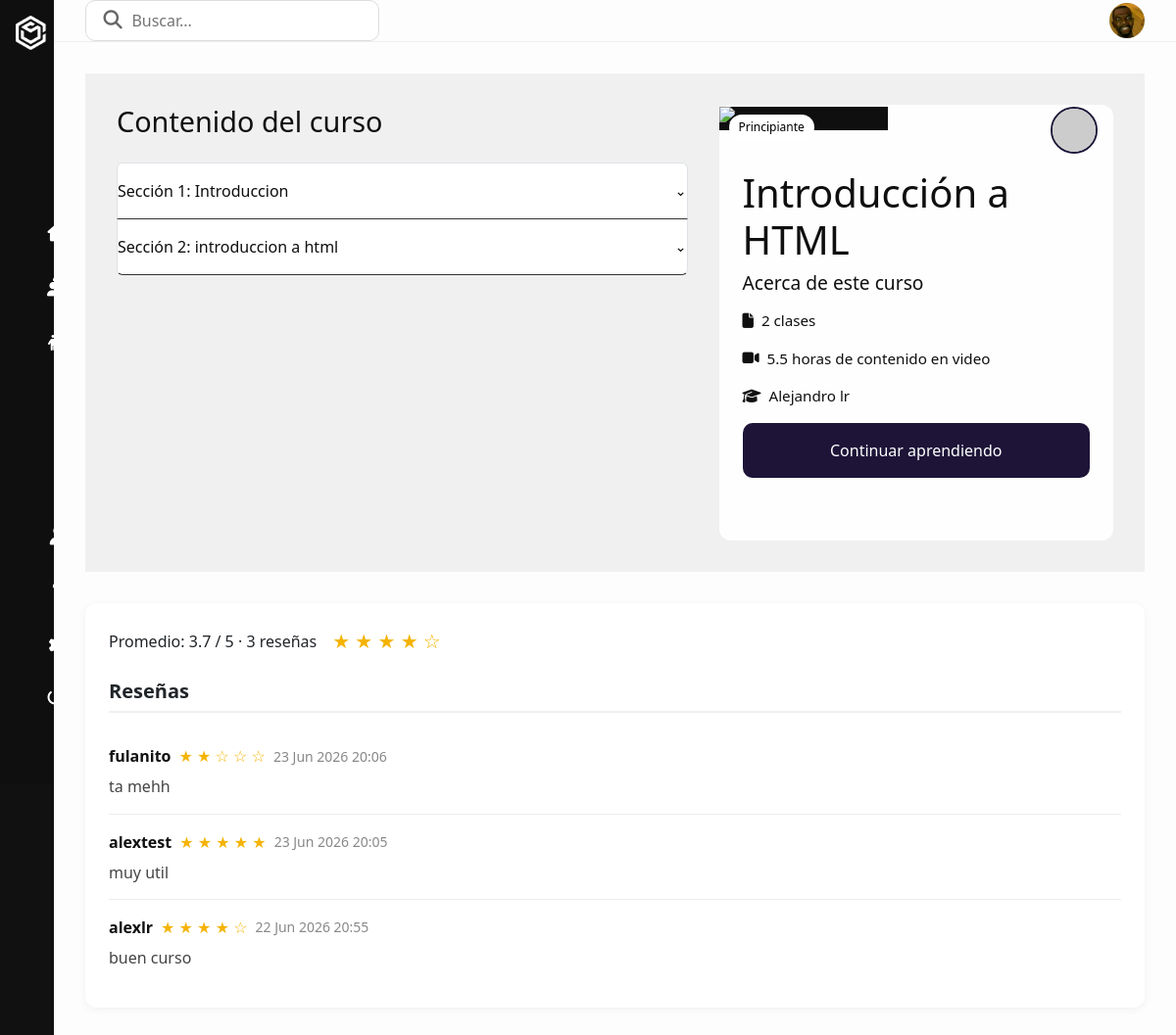
Page /student/detail/introducción-a-html (signed in) on the committed database.
### apps/courses/models/module.py (models this page shows, shortened)
class Module(models.Model):
    course = models.ForeignKey(
        Course, on_delete=models.CASCADE, related_name='modules')
    title = models.CharField(max_length=200)        # Título del módulo 📛
    description = models.TextField(blank=True)      # Descripción (opcional) 📝
    order = OrderField(blank=True, for_fields=['course'])

### apps/courses/models/course.py (models this page shows, shortened)
class Course(models.Model):
    owner = models.ForeignKey(
        settings.AUTH_USER_MODEL, on_delete=models.CASCADE, related_name='owned_courses')
    title = models.CharField(max_length=200)        # Título del curso 📛
    slug = models.SlugField(unique=True)            # Slug único para URLs amigables 🔗
    overview = models.TextField()                   # Descripción general del curso 📝
    created_at = models.DateField(auto_now_add=True) # Fecha de creación (automática) 📅
    categories = models.ManyToManyField(
        Category, through='CourseCategory', related_name='courses')
    image = models.URLField()                       # URL de la imagen de portada 🖼️
    level = models.CharField(max_length=50)         # Nivel: Principiante, Intermedio, Avanzado 📊
    rating = models.FloatField(default=0.0)         # Calificación promedio (se calcula de las reviews) ⭐
    duration = models.FloatField(default=0.0)       # Duración estimada en horas ⏱️
    class Meta:
        ordering = ['-created_at']  # Los más nuevos primero ⬇️

### apps/profiles/models/user.py (models this page shows, shortened)
class User(AbstractUser):
    is_instructor = models.BooleanField(default=False)

### apps/courses/models/review.py (models this page shows, shortened)
class Review(models.Model):
    user = models.ForeignKey(settings.AUTH_USER_MODEL, on_delete=models.CASCADE)  # Alumno 👤
    course = models.ForeignKey(Course, on_delete=models.CASCADE)                  # Curso 📚
    rating = models.PositiveSmallIntegerField()         # Calificación (1 a 5 estrellas) ⭐
    comment = models.TextField(blank=True)              # Comentario opcional 💬
    created_at = models.DateTimeField(auto_now_add=True) # Fecha de la reseña 📅
    class Meta:
        unique_together = ('user', 'course')  # Un usuario solo deja UNA reseña por curso 🎯

### apps/courses/views/student.py (the view)
@login_required
def course_detail(request, slug):
    course = get_object_or_404(Course, slug=slug)
    modules = course.modules.prefetch_related('contents').order_by('order')
    is_enrolled = Enrollment.objects.filter(user=request.user, course=course).exists()
    reviews = Review.objects.filter(course=course).select_related('user').order_by('-created_at')
    stats = reviews.aggregate(
        avg=Avg('rating'),   # ⭐ Promedio de estrellas
        total=Count('id')    # 🔢 Cantidad de reseñas
    )
    total_contents = sum(module.contents.count() for module in modules)
    return render(request, 'courses/course_detail.html', {
        'course': course,              # 📚 El curso
        'modules': modules,            # 🧩 Módulos con sus contenidos
        'total_contents': total_contents,  # 🔢 Total de lecciones
        'is_enrolled': is_enrolled,    # ✅ ¿Ya está inscrito?
        'reviews': reviews,            # ⭐ Lista de reseñas
        'stats': stats                 # 📊 {avg, total} de reseñas
    })

### apps/profiles/context_processors.py (called while the page is built)
def profile_picture(request):
    if request.user.is_authenticated and hasattr(request.user, 'profile'):
        photo = request.user.profile.photo
    else:
        photo = None
    return {
        'profile_picture': photo.url if photo else "https://static.vecteezy.com/system/resources/previews/009/292/244/non_2x/default-avatar-icon-of-social-media-user-vector.jpg"
    }

### templates/courses/course_detail.html (shortened to what this page needs)
{% extends "includes/base.html" %}
{% load static %}
{% block custom_styles %}
    <link rel="stylesheet" href="{% static 'css/styles.css'%}" />
{% endblock custom_styles %}
{% block content %}
<div class="layout">
        {% include 'includes/sidebar.html' %}
        <div class="main-content">
            {% include 'includes/header.html' %}
            <main>
                <div class="course-layout">
                    <div class="course-sections">
                        <h2>Contenido del curso</h2>
                        <div class="accordion">
                            {% for module in modules %}
                                <div class="accordion-item">
                                <button class="accordion-header">Sección {{forloop.counter}}: {{module.title}}</button>
                                </div>
                            {% empty %}
                                <div>
                                    <p>Sin contenido aún</p>
                                </div>
                            {% endfor %}
                        </div>
                    </div>
                    <div class="course-info-card">
                        <div class="card-banner">
                            <div class="tag">{{course.level}}</div>
                            <img class="author-avatar" src="{{course.owner.instructor_profile.photo}}" alt="Autor">
                        </div>
                        <div class="card-body">
                            <h1>{{course.title}}</h1>
                            <h3>Acerca de este curso</h3>
                            <ul class="course-details">
                                <li><i class="fa-solid fa-file"></i> {{ total_contents }} clases</li>
                                <li><i class="fa-solid fa-video"></i> {{ course.duration }} horas de contenido en video</li>
                                <li><i class="fa-solid fa-graduation-cap"></i> {{ course.owner.get_full_name }}</li>
                            </ul>
                            <a class="btn bnt-primary btn-course"
                            {% if is_enrolled %}
                                href="{% url 'student:course_lessons' slug=course.slug%}"
                            {% else %}
                                href="javascript:void(0)"
                                onclick="confirmEnrollment('{% url 'student:course_lessons' slug=course.slug %}')"
                            {% endif %}
                            >
                                {% if is_enrolled %}
                                    Continuar aprendiendo
                                {% else %}
                                    Inscribirse
                                {% endif %}
                            </a>
                        </div>
                    </div>
                </div>
                <div class="course-reviews">
                    <div class="rating-stats">
                        {% if stats.total %}
                            <p>
                                Promedio: {{ stats.avg|floatformat:1 }} / 5
                                &middot; {{ stats.total }} {{ stats.total|pluralize:"reseña,reseñas" }}
                            </p>
                            <div class="stars">
                                {% with rounded=stats.avg|floatformat:0 %}
                                    {% for i in "12345"  %}
                                        {% if i <= rounded %}
                                            ★
                                        {% else %}
                                            ☆
                                        {% endif %}
                                    {% endfor %}
                                {% endwith %}
                            </div>
                        {% else %}
                            <p>Este curso aún no tiene reseñas.</p>
                        {% endif %}
                    </div>
                    <h3>Reseñas</h3>
                    <ul class="reviews">
                        {% for review in reviews  %}
                            <li class="review">
                                <div class="review-head">
                                    <strong>{{ review.get_full_name|default:review.user.username }}</strong>
                                    <span class="review-stars">
                                        {% for i in "12345"  %}
                                           {% if forloop.counter <= review.rating %}
                                                ★
                                            {% else %}
                                                ☆
                                           {% endif %}
                                        {% endfor %}
                                    </span>
                                    <small>{{ review.created_at|date:"d M Y H:i" }}</small>
                                </div>
                                {% if review.comment %}
                                    <p>{{ review.comment|linebreaksbr }}</p>
                                {% endif %}
                            </li>
                        {% empty %}
                            <li>No hay reseñas todavía.</li>
                        {% endfor %}
                    </ul>
                </div>
            </main>
        </div>
    </div>
{% endblock content %}

### static/css/styles.css (style rules this page uses)
* { margin: 0; padding: 0; box-sizing: border-box; }
body { background: #111; font-family: 'Segoe UI', sans-serif; }
.layout { display: flex; height: 100vh; }
.main-content { flex-grow: 1; display: flex; flex-direction: column; background-color: #f0f0f0; transition: margin-left 0.3s ease; }
main { flex-grow: 1; padding: 2rem; background-color: #fdfdfd; }
.course-layout { display: flex; gap: 2rem; padding: 2rem; flex-wrap: wrap; background: #f0f0f0; color: #0f0f0f; }
.course-sections { flex: 1 1 500px; }
.course-sections h2 { font-size: 1.8rem; margin-bottom: 1.5rem; }
.accordion-item { border-bottom: 1px solid #333; }
.accordion-header { background: none; border: none; color: #0f0f0f; font-size: 1rem; padding: 1rem 0; width: 100%; text-align: left; cursor: pointer; font-weight: 500; display: flex; justify-content: space-between; align-items: center; }
.accordion-header::after { content: "⌄"; font-size: 0.9rem; transform: rotate(0deg); transition: transform 0.3s; }
.course-info-card { flex: 1 1 320px; background: #fefefe; border-radius: 12px; }
.card-banner { position: relative; }
.card-banner .tag { position: absolute; top: 10px; left: 10px; background: #ffffff; color: #000; font-size: 0.75rem; padding: 4px 10px; border-radius: 20px; }
.author-avatar { width: 48px; height: 48px; border-radius: 50%; position: absolute; bottom: -24px; right: 16px; border: 2px solid #1d1438; background: white; }
.card-body { padding: 2.5rem 1.5rem 1.5rem; margin-bottom: 40px; }
.card-body h3 { margin-bottom: 1rem; font-size: 1.2rem; }
.course-details { list-style: none; padding: 0; }
.course-details li { margin-bottom: 1rem; display: flex; align-items: center; gap: 0.5rem; font-size: 0.95rem; }
a.btn { text-decoration: none; color: #ffffff; background-color: #1d1438; padding: 15px 20px; display: block; height: auto; width: 100%; border-radius: 10px; text-align: center; font-size: 16px; }
.course-reviews { margin-top: 2rem; padding: 1.5rem; background: #fff; border-radius: .75rem; box-shadow: 0 2px 8px rgba(0, 0, 0, 0.05); font-family: system-ui, sans-serif; }
.course-reviews h3 { margin-top: 1.5rem; font-size: 1.25rem; font-weight: 600; border-bottom: 2px solid #f0f0f0; padding-bottom: .5rem; }
.rating-stats { display: flex; align-items: center; gap: 1rem; flex-wrap: wrap; }
.rating-stats p { margin: 0; font-size: 1rem; font-weight: 500; }
.rating-stats .stars { font-size: 1.25rem; color: #f5b301; }
.reviews { list-style: none; padding: 0; margin: 1rem 0 0; }
.review { padding: 1rem 0; border-bottom: 1px solid #eee; }
.review:last-child { border-bottom: none; }
.review-head { display: flex; align-items: center; gap: .5rem; flex-wrap: wrap; }
.review-head strong { font-weight: 600; color: #111; }
.review-stars { font-size: 1rem; color: #f5b301; }
.review-head small { color: #888; font-size: .875rem; }
.review p { margin: .5rem 0 0; line-height: 1.4; color: #444; }

### rows in the picture
Module: title "Introduccion"
Module: title "introduccion a html"
Course: level "Principiante", title "Introducción a HTML", duration "5.5", owner.get_full_name "Alejandro lr"
Review: get_full_name "fulanito", rating 2 (drawn), created_at "23 Jun 2026 20:06", comment "ta mehh"
Review: get_full_name "alextest", rating 5 (drawn), created_at "23 Jun 2026 20:05", comment "muy util"
Review: get_full_name "alexlr", rating 4 (drawn), created_at "22 Jun 2026 20:55", comment "buen curso"

### other values in the picture
{{ total_contents }} "2"
{{ stats.avg|floatformat:1 }} "3.7"
{{ stats.total }} "3"
